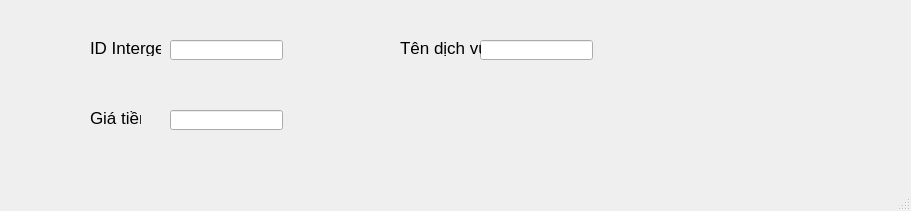
<?xml version="1.0" encoding="UTF-8"?>
<ui version="4.0">
 <class>MainWindow</class>
 <widget class="QMainWindow" name="MainWindow">
  <property name="geometry">
   <rect>
    <x>0</x>
    <y>0</y>
    <width>911</width>
    <height>211</height>
   </rect>
  </property>
  <property name="windowTitle">
   <string>MainWindow</string>
  </property>
  <widget class="QWidget" name="centralwidget">
   <widget class="QLineEdit" name="lineEdit_2">
    <property name="geometry">
     <rect>
      <x>170</x>
      <y>40</y>
      <width>113</width>
      <height>20</height>
     </rect>
    </property>
   </widget>
   <widget class="QLineEdit" name="lineEdit_3">
    <property name="geometry">
     <rect>
      <x>170</x>
      <y>110</y>
      <width>113</width>
      <height>20</height>
     </rect>
    </property>
   </widget>
   <widget class="QLineEdit" name="lineEdit_4">
    <property name="geometry">
     <rect>
      <x>480</x>
      <y>40</y>
      <width>113</width>
      <height>20</height>
     </rect>
    </property>
   </widget>
   <widget class="QLabel" name="label">
    <property name="geometry">
     <rect>
      <x>90</x>
      <y>40</y>
      <width>71</width>
      <height>16</height>
     </rect>
    </property>
    <property name="font">
     <font>
      <pointsize>13</pointsize>
     </font>
    </property>
    <property name="text">
     <string>ID Interger: </string>
    </property>
   </widget>
   <widget class="QLabel" name="label_2">
    <property name="geometry">
     <rect>
      <x>400</x>
      <y>40</y>
      <width>81</width>
      <height>16</height>
     </rect>
    </property>
    <property name="font">
     <font>
      <pointsize>13</pointsize>
     </font>
    </property>
    <property name="text">
     <string>Tên dịch vụ:</string>
    </property>
   </widget>
   <widget class="QLabel" name="label_3">
    <property name="geometry">
     <rect>
      <x>90</x>
      <y>110</y>
      <width>51</width>
      <height>16</height>
     </rect>
    </property>
    <property name="font">
     <font>
      <pointsize>13</pointsize>
     </font>
    </property>
    <property name="text">
     <string>Giá tiền:</string>
    </property>
   </widget>
  </widget>
  <widget class="QMenuBar" name="menubar">
   <property name="geometry">
    <rect>
     <x>0</x>
     <y>0</y>
     <width>911</width>
     <height>18</height>
    </rect>
   </property>
  </widget>
  <widget class="QStatusBar" name="statusbar"/>
 </widget>
 <resources/>
 <connections/>
</ui>
